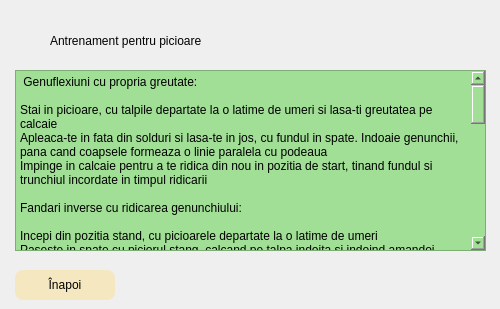
    <widget class="QWidget" name="antrenament5">
     <widget class="QLabel" name="label_5">
      <property name="geometry">
       <rect>
        <x>50</x>
        <y>20</y>
        <width>441</width>
        <height>41</height>
       </rect>
      </property>
      <property name="styleSheet">
       <string notr="true">font: 14pt &quot;Times New Roman&quot;;</string>
      </property>
      <property name="text">
       <string>Antrenament pentru picioare</string>
      </property>
     </widget>
     <widget class="QPlainTextEdit" name="plainTextEdit_a5">
      <property name="geometry">
       <rect>
        <x>15</x>
        <y>70</y>
        <width>471</width>
        <height>181</height>
       </rect>
      </property>
      <property name="styleSheet">
       <string notr="true">background-color: rgb(162, 223, 150);
font: 12pt &quot;Times New Roman&quot;;</string>
      </property>
      <property name="plainText">
       <string> Genuflexiuni cu propria greutate:

Stai in picioare, cu talpile departate la o latime de umeri si lasa-ti greutatea pe calcaie
Apleaca-te in fata din solduri si lasa-te in jos, cu fundul in spate. Indoaie genunchii, pana cand coapsele formeaza o linie paralela cu podeaua
Impinge in calcaie pentru a te ridica din nou in pozitia de start, tinand fundul si trunchiul incordate in timpul ridicarii

Fandari inverse cu ridicarea genunchiului:

Incepi din pozitia stand, cu picioarele departate la o latime de umeri
Paseste in spate cu piciorul stang, calcand pe talpa indoita si indoind amandoi genunchii, pentru a crea doua unghiuri de 90 de grade
Impinge in calcaiul drept pentru a reveni in pozitia de start. Cand te ridici, impinge genunchiul stang catre piept
Repeta miscarea pornind cu celalalt picior.

Genuflexiuni in plie cu ridicarea gambei:

Porneste din pozitia stand, cu picioarele mai departate de o latime de umeri, cu varfurile indreptate catre exterior si mainile pe solduri sau unite in fata pieptului
Coboara in genuflexiune pana cand coapsele ajung parelele cu podeaua
Stand in pozitia de genuflexiune, ridica ambele calcaie de pe podea si mentine pozitia pentru doua secunde
Coboara calcaiele inapoi pe podea.

Genuflexiuni cu saritura:

Porneste din pozitia stand, cu picioarele usor mai apropiate de o latime de sold
Apleaca-te inainte din solduri si coboara fundul intr-o pozitie de genuflexiune. Indoaie genunchii pana cand coapsele sunt paralele cu podeaua
Sari in aer cat de sus poti si intinde picioarele. Lasa bratele in jos pentru elan si tine spatele drept si pieptul ridicat
Aterizeaza inapoi pe podea cu genunchii moi, coborand direct in alta genuflexiune.

Sarituri cu varfurile picioarelor pe banca (scaun):

Stai cu fata la o banca sau la o cutie (sau la un scaun daca nu ai altceva la indemana), cu mainile pe solduri sau pe langa corp
Pune piciorul stang pe banca, apoi schimba picioarele si pune piciorul drept pe banca, alternand rapid
Tine spatele drept si pieptul ridicat pe toata durata exercitiului.

Fandari laterale:

Stai in picioare, cu talpile departate la o latime de sold
Fa un pas mare catre dreapta. Indoaie genunchiul drept si impinge fundul in spate, tinand piciorul stang drept. Mentine pieptul ridicat si trunchiul incordat.
Repeta fandarea cu celalalt picior.
</string>
      </property>
     </widget>
     <widget class="QPushButton" name="pushButton_inapoi_11">
      <property name="geometry">
       <rect>
        <x>15</x>
        <y>270</y>
        <width>100</width>
        <height>30</height>
       </rect>
      </property>
      <property name="styleSheet">
       <string notr="true">#pushButton_inapoi_11{
	font: 12pt &quot;Times New Roman&quot;;
	background-color: rgb(245, 231, 192);
	
 border-radius:8px;
}
#pushButton_inapoi_11:hover{
	font: 12pt &quot;Times New Roman&quot;;

background-color: rgb(157, 217, 146);
border-radius:5px;

}</string>
      </property>
      <property name="text">
       <string>Înapoi</string>
      </property>
     </widget>
    </widget>
